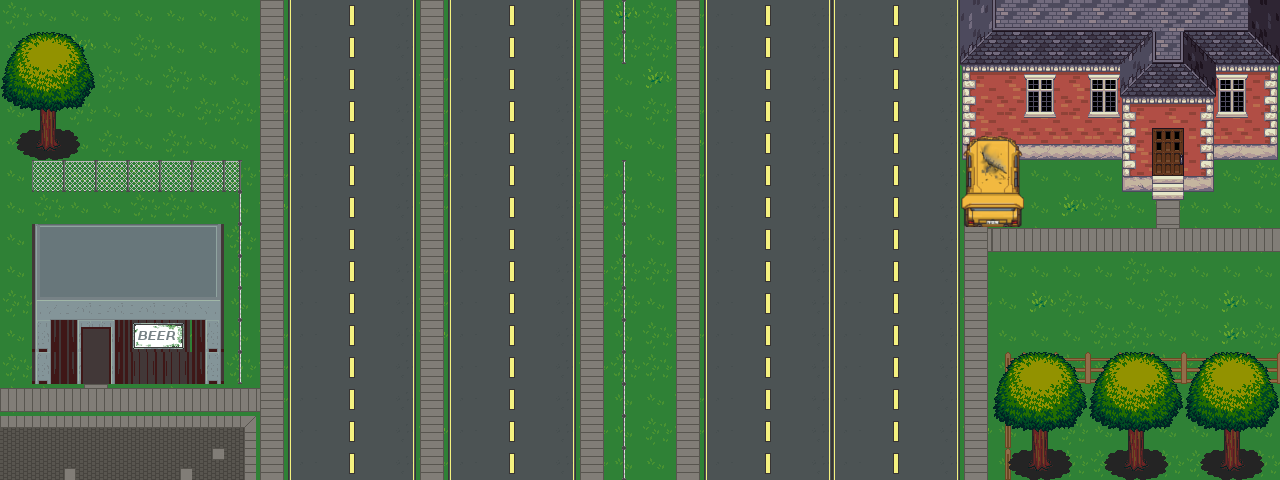

This is a level from a 2D game, rendered from its Tiled map with the project's own tilesets. A one-line summary and the map file follow, with tile-layer data summarised:
An orthogonal 40x15 tile map with 32x32 px tiles, 6 tile layers (grass, road-sidewalk, fence, buildings1, ...), 11 tilesets and 15 objects (5x region, 5x npc, 3x trigger, 2x path).

<map version="1.0" orientation="orthogonal" width="40" height="15" tilewidth="32" tileheight="32">
 <properties>
  <property name="beers_to_win" value="12" />
  <property name="name" value="level 2" />
  <property name="seconds" value="90" />
  <property name="start_beers" value="1" />
  <property name="start_x" value="1138" />
  <property name="start_y" value="128" />
  <property name="store_x" value="0" />
  <property name="store_y" value="480" />
 </properties>
 <tileset firstgid="1" name="grass" tilewidth="32" tileheight="32">
  <image source="../web/img/grass.png" width="96" height="192" />
 </tileset>
 <tileset firstgid="19" name="sidewalk" tilewidth="32" tileheight="32">
  <image source="../web/img/sidewalk.png" width="128" height="224" />
 </tileset>
 <tileset firstgid="47" name="street" tilewidth="32" tileheight="32">
  <image source="../web/img/street.png" width="800" height="608" />
 </tileset>
 <tileset firstgid="522" name="house" tilewidth="32" tileheight="32">
  <image source="../web/img/house.png" width="288" height="224" />
 </tileset>
 <tileset firstgid="585" name="cars" tilewidth="32" tileheight="32">
  <image source="../web/img/cars.png" width="480" height="352" />
 </tileset>
 <tileset firstgid="750" name="building" tilewidth="32" tileheight="32">
  <image source="../web/img/building.png" width="256" height="256" />
 </tileset>
 <tileset firstgid="814" name="fence" tilewidth="32" tileheight="32">
  <image source="../web/img/fence.png" width="96" height="128" />
 </tileset>
 <tileset firstgid="826" name="trees" tilewidth="32" tileheight="32">
  <image source="../web/img/trees.png" width="192" height="320" />
 </tileset>
 <tileset firstgid="886" name="apartments" tilewidth="32" tileheight="32">
  <image source="../web/img/apartments.png" width="640" height="480" />
 </tileset>
 <tileset firstgid="1186" name="cars_horiz" tilewidth="192" tileheight="96">
  <image source="../web/img/cars_moving_horiz.png" width="384" height="192" />
 </tileset>
 <tileset firstgid="1190" name="cars_vert" tilewidth="96" tileheight="160">
  <image source="../web/img/cars_moving_vert.png" width="384" height="161" />
 </tileset>
 <layer name="grass" width="40" height="15">
  <data>[600 cells, 600 non-empty, 3 distinct tile ids]</data>
 </layer>
 <layer name="road-sidewalk" width="40" height="15">
  <data>[600 cells, 348 non-empty, 24 distinct tile ids]</data>
 </layer>
 <layer name="fence" width="40" height="15">
  <properties>
   <property name="blocking" value="true" />
  </properties>
  <data>[600 cells, 37 non-empty, 6 distinct tile ids]</data>
 </layer>
 <layer name="buildings1" width="40" height="15">
  <properties>
   <property name="blocking" value="true" />
  </properties>
  <data>[600 cells, 123 non-empty, 46 distinct tile ids]</data>
 </layer>
 <layer name="buildings2" width="40" height="15">
  <properties>
   <property name="blocking" value="true" />
  </properties>
  <data>[600 cells, 21 non-empty, 17 distinct tile ids]</data>
 </layer>
 <layer name="buildings3" width="40" height="15">
  <properties>
   <property name="blocking" value="false" />
  </properties>
  <data>[600 cells, 2 non-empty, 2 distinct tile ids]</data>
 </layer>
 <objectgroup name="triggers" width="40" height="15" visible="0">
  <object name="store1" type="trigger" x="64" y="320" width="32" height="32">
   <properties>
    <property name="type" value="beer_store" />
   </properties>
  </object>
  <object name="store2" type="trigger" x="96" y="320" width="32" height="32">
   <properties>
    <property name="type" value="beer_store" />
   </properties>
  </object>
  <object name="party1" type="trigger" x="1152" y="128" width="32" height="32">
   <properties>
    <property name="type" value="party_arrival" />
   </properties>
  </object>
 </objectgroup>
 <objectgroup name="regions" width="40" height="15" visible="0">
  <object name="region1" type="region" x="1024" y="224" width="256" height="96" />
  <object name="region2" type="region" x="640" y="0" width="64" height="480" />
  <object name="region3" type="region" x="0" y="384" width="256" height="96" />
  <object name="region4" type="region" x="416" y="0" width="32" height="480" />
  <object name="region5" type="region" x="256" y="0" width="32" height="480" />
 </objectgroup>
 <objectgroup name="paths" width="40" height="15" visible="0">
  <object name="path1" type="path" x="832" y="-160" width="64" height="640">
   <properties>
    <property name="spawn_at" value="200" />
    <property name="x1" value="832" />
    <property name="x2" value="832" />
    <property name="y1" value="-160" />
    <property name="y2" value="640" />
   </properties>
  </object>
  <object name="path2" type="path" x="768" y="-160" width="64" height="640">
   <properties>
    <property name="spawn_at" value="200" />
    <property name="x1" value="768" />
    <property name="x2" value="768" />
    <property name="y1" value="640" />
    <property name="y2" value="-160" />
   </properties>
  </object>
 </objectgroup>
 <objectgroup name="npcs" width="40" height="15" visible="0">
  <object name="npc1" type="npc" x="1024" y="256" width="64" height="64">
   <properties>
    <property name="direction" value="right" />
    <property name="region" value="region1" />
    <property name="speed" value="1" />
   </properties>
  </object>
  <object name="npc2" type="npc" x="640" y="96" width="64" height="64">
   <properties>
    <property name="direction" value="down" />
    <property name="region" value="region2" />
    <property name="speed" value="2" />
   </properties>
  </object>
  <object name="npc3" type="npc" x="416" y="32" width="64" height="64">
   <properties>
    <property name="direction" value="down" />
    <property name="region" value="region4" />
    <property name="speed" value="2" />
   </properties>
  </object>
  <object name="npc4" type="npc" x="256" y="32" width="64" height="64">
   <properties>
    <property name="direction" value="up" />
    <property name="region" value="region5" />
    <property name="speed" value="3" />
   </properties>
  </object>
  <object name="npc5" type="npc" x="32" y="384" width="64" height="64">
   <properties>
    <property name="direction" value="left" />
    <property name="region" value="region3" />
    <property name="speed" value="2" />
   </properties>
  </object>
 </objectgroup>
</map>
